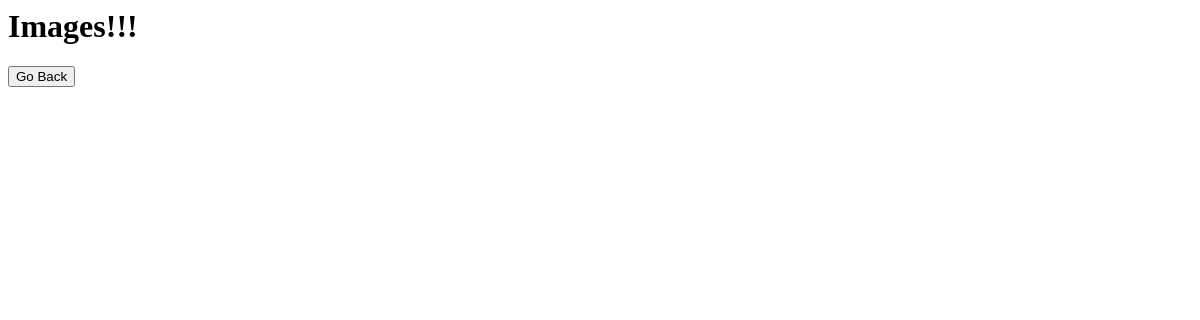
Before: /timeline with the older database file.
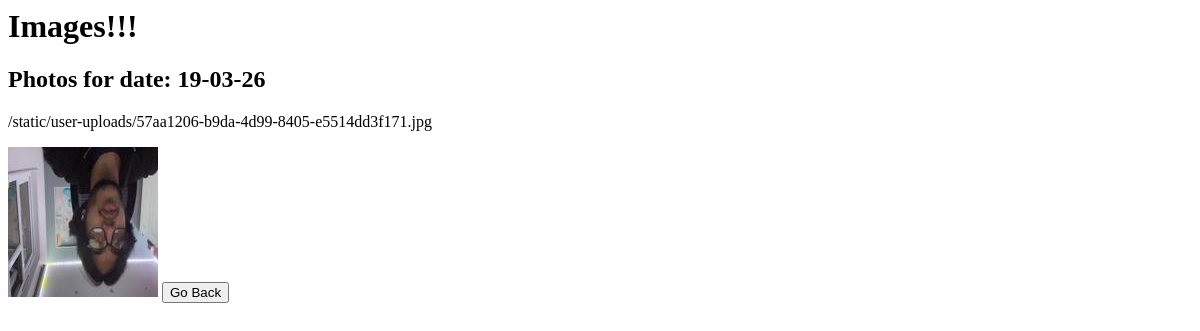
After: the same page with the newer database file.
### tables this page shows
CREATE TABLE files (
                   filename TEXT NOT NULL,
                   date TEXT NOT NULL
                   );

### main.py (the view)
@app.get("/timeline")
def timeline(request: Request):
    conn = sqlite3.connect("database.db")
    cursor = conn.cursor()
    cursor.execute("SELECT * FROM files")
    filepaths = cursor.fetchall()
    dates = list(set([i[1] for i in filepaths]))
    print(filepaths)
    print(dates)
    return templates.TemplateResponse(
        "timeline.html",
        {"request": request, "filepaths": filepaths, "dates": dates}
    )

### templates/timeline.html
<h1>Images!!!</h1>
{% for date in dates %}
    <h2>Photos for date: {{ date }}</h2>
    {% for file in filepaths %}
        {% if file[1] == date %}
            <p>{{file[0]}}</p>
            <img src="{{file[0]}}">
        {% endif %}
    {% endfor %}
{% endfor %}
<button onclick="location.href = 'http://127.0.0.1:8000' ">Go Back</button>

Changed rows visible on the page:
added files: date "19-03-26", filename "/static/user-uploads/57aa1206-b9da-4d99-8405-e5514dd3f171.jpg", filename (picture)
